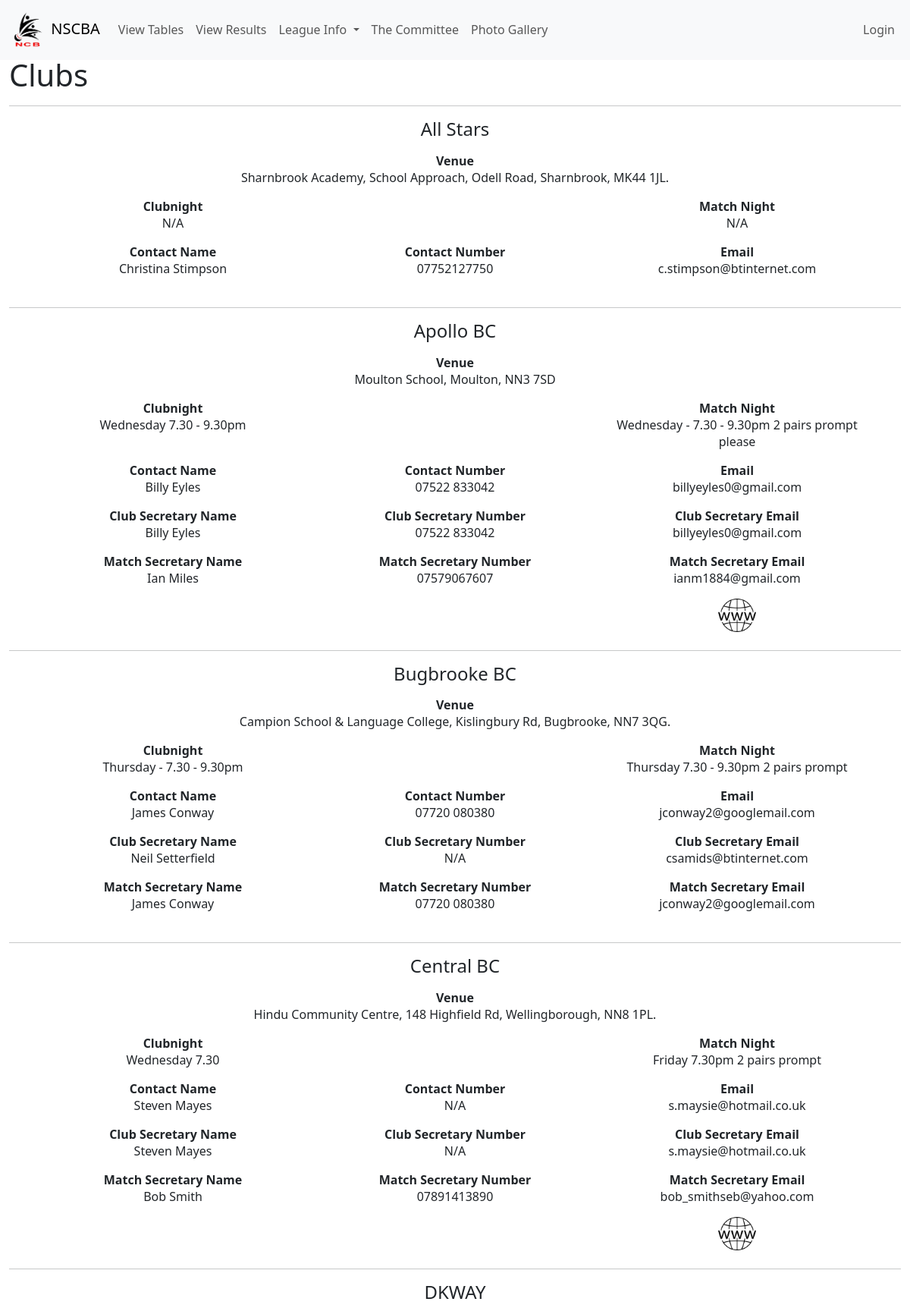
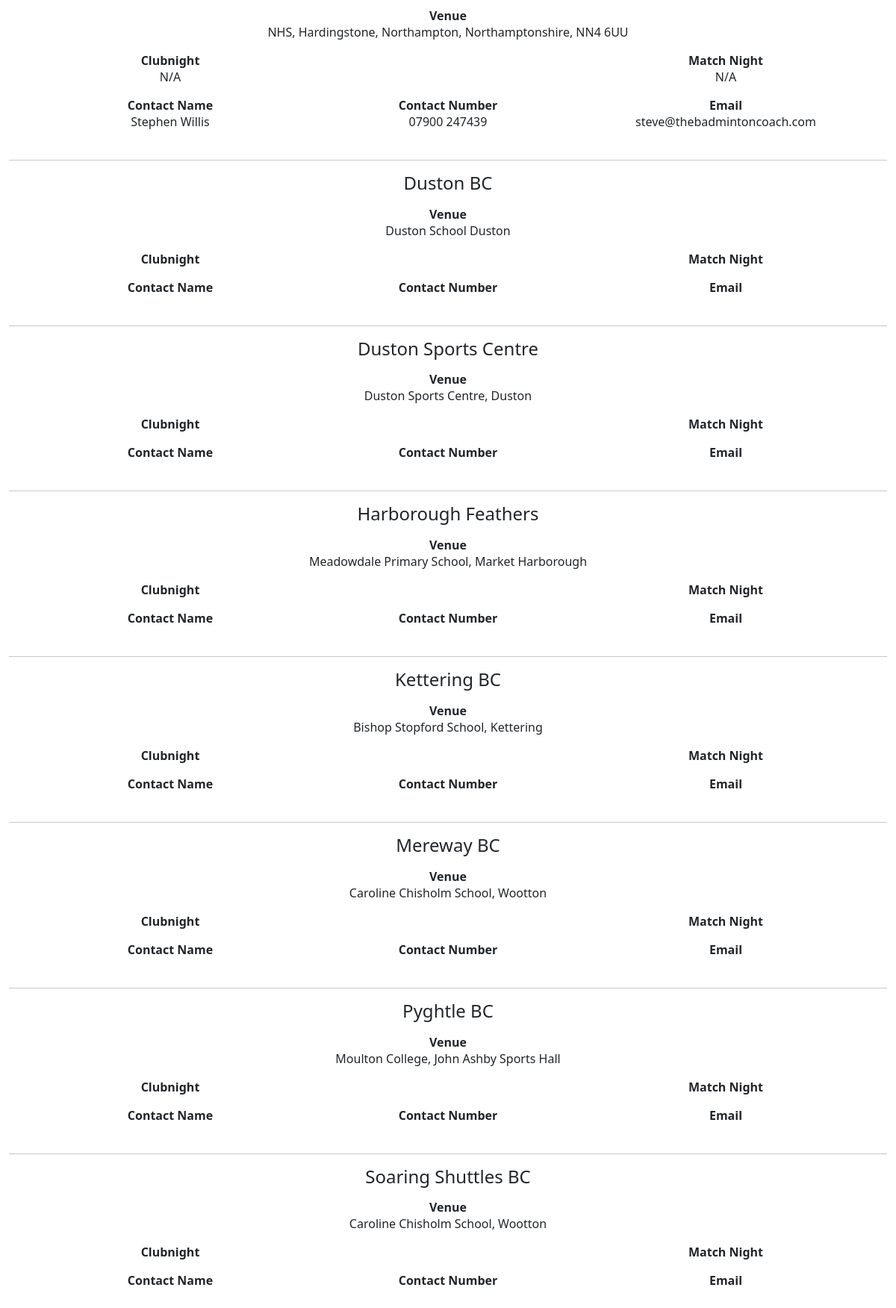
Screenshot of /clubs.php (upper part) with the database file from the repository (2 pictures, top to bottom).
### tables this page shows
CREATE TABLE `TblClub` (
  `ClubID` int(4) UNSIGNED NOT NULL,
  `Clubname` varchar(40) NOT NULL,
  `Location` longtext NOT NULL,
  `Website` varchar(200) DEFAULT NULL,
  `Instagram` varchar(200) DEFAULT NULL,
  `Facebook` varchar(500) DEFAULT NULL,
  `Contactname` varchar(200) NOT NULL,
  `Contactnumber` varchar(200) DEFAULT NULL,
  `Contactemail` varchar(200) DEFAULT NULL,
  `Clubsecretaryname` varchar(200) DEFAULT NULL,
  `Clubsecretarynumber` varchar(200) DEFAULT NULL,
  `Clubsecretaryemail` varchar(200) DEFAULT NULL,
  `Matchsecretaryname` varchar(200) DEFAULT NULL,
  `Matchsecretarynumber` varchar(200) DEFAULT NULL,
  `Matchsecretaryemail` varchar(200) DEFAULT NULL,
  `Clubnight` longtext DEFAULT NULL,
  `Matchnight` longtext DEFAULT NULL,
  `Password` varchar(200) DEFAULT NULL,
  `Junior` int(1) DEFAULT NULL
);

### clubs.php (the view, shortened to what this page needs)
<head>
  <link href="styles.css" rel="stylesheet">
  <link href="https://cdn.jsdelivr.net/npm/bootstrap@5.3.0/dist/css/bootstrap.min.css" rel="stylesheet">
</head>
<body>
<div id="result">
    <?php
    include_once("navbar.php");
function safe($value) {
    return htmlspecialchars($value ?? 'N/A');
}
    ?>
</div>
<div class="container-fluid">
<h1>Clubs</h1>
</div>
<div class="container-fluid">
  <hr>
<?php
    include_once('connection.php');
	$stmt = $conn->prepare("SELECT * FROM TblClub ORDER BY Clubname ASC");
	$stmt->execute();
	while ($row = $stmt->fetch(PDO::FETCH_ASSOC))
		{
            echo "<h4 class='text-center'>" . safe($row["Clubname"]) . "</h4>";
            echo '<div class="container mt-2">
                <div class="table-container">
                    <table class="table text-center table-borderless" style="table-layout: fixed; width: 100%;">
                        <tr>
                            <td colspan="3" style="word-wrap: break-word; word-break: break-word;"><span class="fw-bold">Venue</span><br>' . safe($row["Location"]) . '</td>
                        </tr>
                        <tr>
                            <td style="word-wrap: break-word; word-break: break-word; width: 33%;"><span class="fw-bold">Clubnight</span><br>' . safe($row["Clubnight"]) . '</td>
                            <td style="word-wrap: break-word; word-break: break-word; width: 33%;"></td>
                            <td style="word-wrap: break-word; word-break: break-word; width: 33%;"><span class="fw-bold">Match Night</span><br>' . safe($row["Matchnight"]) . '</td>
                        </tr>
                        <tr>
                            <td style="word-wrap: break-word; word-break: break-word; width: 33%;"><span class="fw-bold">Contact Name</span><br>' . safe($row["Contactname"]) . '</td>
                            <td style="word-wrap: break-word; word-break: break-word; width: 33%;"><span class="fw-bold">Contact Number</span><br>' . safe($row["Contactnumber"]) . '</td>
                            <td style="word-wrap: break-word; word-break: break-word; width: 33%;"><span class="fw-bold">Email</span><br>' . safe($row["Contactemail"]) . '</td>
                        </tr>';
            if (!empty($row["Clubsecretaryname"])) {
                echo '<tr>
                    <td style="word-wrap: break-word; word-break: break-word; width: 33%;"><span class="fw-bold">Club Secretary Name</span><br>' . safe($row["Clubsecretaryname"]) . '</td>
                    <td style="word-wrap: break-word; word-break: break-word; width: 33%;"><span class="fw-bold">Club Secretary Number</span><br>' . safe($row["Clubsecretarynumber"]) . '</td>
                    <td style="word-wrap: break-word; word-break: break-word; width: 33%;"><span class="fw-bold">Club Secretary Email</span><br>' . safe($row["Clubsecretaryemail"]) . '</td>
                </tr>';
            }
            if (!empty($row["Matchsecretaryname"])) {
                echo '<tr>
                    <td style="word-wrap: break-word; word-break: break-word; width: 33%;"><span class="fw-bold">Match Secretary Name</span><br>' . safe($row["Matchsecretaryname"]) . '</td>
                    <td style="word-wrap: break-word; word-break: break-word; width: 33%;"><span class="fw-bold">Match Secretary Number</span><br>' . safe($row["Matchsecretarynumber"]) . '</td>
                    <td style="word-wrap: break-word; word-break: break-word; width: 33%;"><span class="fw-bold">Match Secretary Email</span><br>' . safe($row["Matchsecretaryemail"]) . '</td>
                </tr>';
            }
            echo '<tr>
                <td style="word-wrap: break-word; word-break: break-word; width: 33%;">';
            echo '</td><td style="word-wrap: break-word; word-break: break-word; width: 33%;">';
            echo '</td><td style="word-wrap: break-word; word-break: break-word; width: 33%;">';
            if (!empty($row['Website'])) {
                echo "<a href='https://" . htmlspecialchars($row['Website']) . "' target='_blank' rel='noopener noreferrer'><img src='./images/Web.png' class='imsmall'></a>";
            }
            echo '</td></tr></table></div></div>';
     echo("<hr>");
		}
?>
</div>
</body>
</html>

### styles.css (style rules this page uses)
body { padding: 75px 0 0 0 ; }
.imsmall { width:50px; }

### rows the page displays
tblclub: Clubname "All Stars", Location "Sharnbrook Academy, School Approach, Odell Road, Sharnbrook, MK44 1JL.", Clubnight "N/A", Matchnight "N/A", Contactname "Christina Stimpson", Contactnumber "07752127750", Contactemail "c.stimpson@btinternet.com"
tblclub: Clubname "Apollo BC", Location "Moulton School, Moulton, NN3 7SD", Clubnight "Wednesday 7.30 - 9.30pm", Matchnight "Wednesday - 7.30 - 9.30pm 2 pairs prompt please", Contactname "Billy Eyles", Contactnumber "07522 833042", Contactemail "billyeyles0@gmail.com", Clubsecretaryname "Billy Eyles", Clubsecretarynumber "07522 833042", Clubsecretaryemail "billyeyles0@gmail.com", Matchsecretaryname "Ian Miles", Matchsecretarynumber "07579067607", Matchsecretaryemail "ianm1884@gmail.com"
tblclub: Clubname "Bugbrooke BC", Location "Campion School & Language College, Kislingbury Rd, Bugbrooke, NN7 3QG.", Clubnight "Thursday - 7.30 - 9.30pm", Matchnight "Thursday 7.30 - 9.30pm 2 pairs prompt", Contactname "James Conway", Contactnumber "07720 080380", Contactemail "jconway2@googlemail.com", Clubsecretaryname "Neil Setterfield", Clubsecretarynumber "N/A", Clubsecretaryemail "csamids@btinternet.com", Matchsecretaryname "James Conway", Matchsecretarynumber "07720 080380", Matchsecretaryemail "jconway2@googlemail.com"
tblclub: Clubname "Central BC", Location "Hindu Community Centre, 148 Highfield Rd, Wellingborough, NN8 1PL.", Clubnight "Wednesday 7.30", Matchnight "Friday 7.30pm 2 pairs prompt", Contactname "Steven Mayes", Contactnumber "N/A", Contactemail "s.maysie@hotmail.co.uk", Clubsecretaryname "Steven Mayes", Clubsecretarynumber "N/A", Clubsecretaryemail "s.maysie@hotmail.co.uk", Matchsecretaryname "Bob Smith", Matchsecretarynumber "07891413890", Matchsecretaryemail "bob_smithseb@yahoo.com"
tblclub: Clubname "DKWAY", Location "NHS, Hardingstone, Northampton, Northamptonshire, NN4 6UU", Clubnight "N/A", Matchnight "N/A", Contactname "Stephen Willis", Contactnumber "07900 247439", Contactemail "steve@thebadmintoncoach.com"
tblclub: Clubname "Duston BC", Location "Duston School Duston"
tblclub: Clubname "Duston Sports Centre", Location "Duston Sports Centre, Duston"
tblclub: Clubname "Harborough Feathers", Location "Meadowdale Primary School, Market Harborough"
tblclub: Clubname "Kettering BC", Location "Bishop Stopford School, Kettering"
tblclub: Clubname "Mereway BC", Location "Caroline Chisholm School, Wootton"
tblclub: Clubname "Pyghtle BC", Location "Moulton College, John Ashby Sports Hall"
tblclub: Clubname "Soaring Shuttles BC", Location "Caroline Chisholm School, Wootton"
